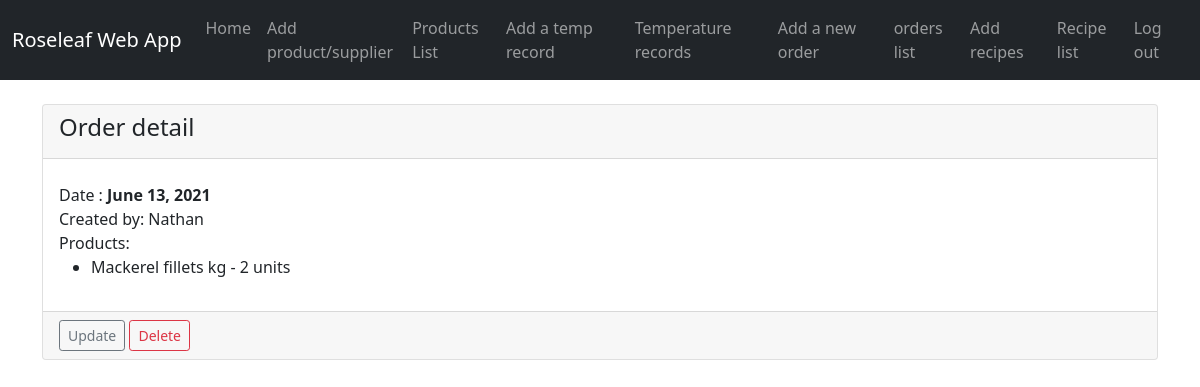
Page /show_order/12 on the earlier database version.
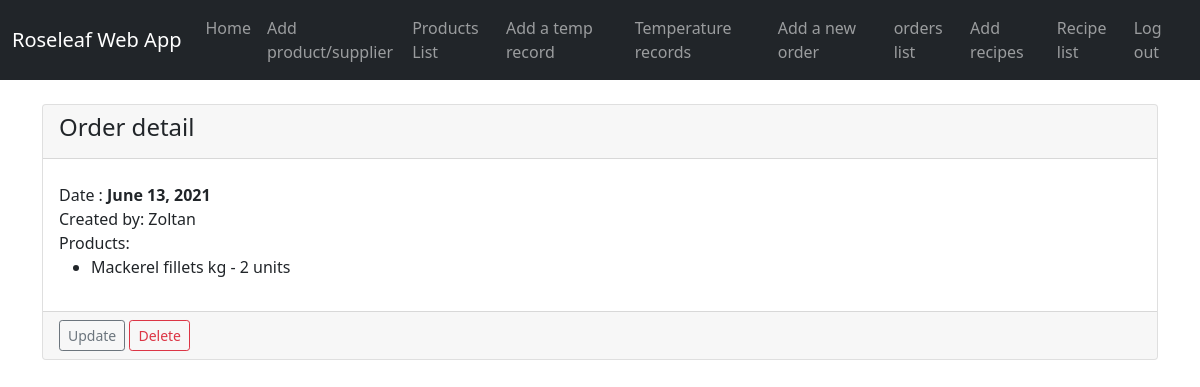
Same page on the later database version.
### roseleaf_app/models.py (models this page shows, shortened)
class Order(models.Model):
    user = models.ForeignKey(Member, on_delete=models.CASCADE)
    date = models.DateField()
    order_detail = models.ManyToManyField('OrderDetail', default=None,)

class Member(models.Model):
    username = models.CharField(max_length=20)
    password = models.CharField(max_length=20)
    def __str__(self):
        return self.username

### roseleaf_app/views.py (the view)
# urls.py: path('show_order/<order_id>', views.show_order, name='show_order'),
def show_order(request, order_id):
    order = Order.objects.get(pk=order_id)
    return render(request, 'roseleaf_app/show_order.html', {'order': order})

### roseleaf_app/models.py (called while the page is built)
    def __str__(self):
        return str(self.product.name) + ' - ' + str(self.quantity) + ' units'

### roseleaf_app/templates/roseleaf_app/show_order.html (shortened to what this page needs)
{% extends 'roseleaf_app/base.html' %}
{% block content %}
     <br/>
     <div class="card">
          <div class="card-header">
              <h4>Order detail</h4>
          </div>
          <div class="card-body">
              Date : <strong>{{ order.date }}</strong><br>
              Created by: {{ order.user }}
              <br>Products:<br>
                <ul>
                {% for i in order.order_detail.all %}
                    <li>{{ i }}</li>
                {% endfor %}
                </ul>
         </div>
     <div class="card-footer text-muted">
        <a href=""
                   class="btn btn-outline-secondary btn-sm"> Update </a>
        <a href="{% url 'delete_order' order.id %}"
                   class="btn btn-outline-danger btn-sm"> Delete  </a>
     </div>
     </div>
{% endblock %}

Differences in the rows shown:
changed through a linked row, Order: user "Nathan" → "Zoltan"
